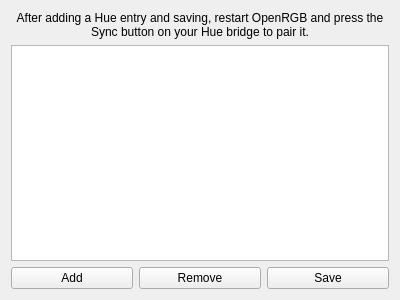
<?xml version="1.0" encoding="UTF-8"?>
<ui version="4.0">
 <class>OpenRGBPhilipsHueSettingsPage</class>
 <widget class="QWidget" name="OpenRGBPhilipsHueSettingsPage">
  <property name="geometry">
   <rect>
    <x>0</x>
    <y>0</y>
    <width>400</width>
    <height>300</height>
   </rect>
  </property>
  <property name="windowTitle">
   <string notr="true">Philips Hue Settings Page</string>
  </property>
  <layout class="QGridLayout" name="gridLayout">
   <item row="2" column="1">
    <widget class="QPushButton" name="RemovePhilipsHueDeviceButton">
     <property name="text">
      <string>Remove</string>
     </property>
    </widget>
   </item>
   <item row="2" column="0">
    <widget class="QPushButton" name="AddPhilipsHueDeviceButton">
     <property name="text">
      <string>Add</string>
     </property>
    </widget>
   </item>
   <item row="1" column="0" colspan="3">
    <widget class="QListWidget" name="PhilipsHueDeviceList">
     <property name="verticalScrollMode">
      <enum>QAbstractItemView::ScrollPerPixel</enum>
     </property>
    </widget>
   </item>
   <item row="2" column="2">
    <widget class="QPushButton" name="SavePhilipsHueConfigurationButton">
     <property name="text">
      <string>Save</string>
     </property>
    </widget>
   </item>
   <item row="0" column="0" colspan="3">
    <widget class="QLabel" name="SyncLabel">
     <property name="text">
      <string>After adding a Hue entry and saving, restart OpenRGB and press the Sync button on your Hue bridge to pair it.</string>
     </property>
     <property name="alignment">
      <set>Qt::AlignCenter</set>
     </property>
     <property name="wordWrap">
      <bool>true</bool>
     </property>
    </widget>
   </item>
  </layout>
 </widget>
 <resources/>
 <connections/>
</ui>
